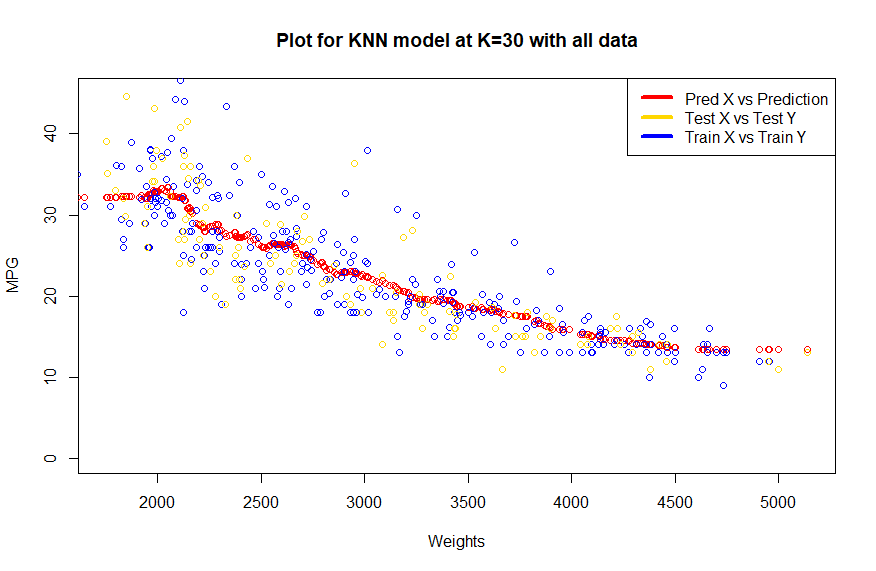

Here is the R script that generated this plot:
# Initialize variables to load data from provided excel
autotest <- read.csv(file.choose(),header = T)
autotrain <- read.csv(file.choose(),header = T)

#Initialize variables to load data from specific columns
train.x = autotrain[[6]]
train.y = autotrain[[2]]
test.x =  autotest[[6]]
test.y =  autotest[[2]]
kvalue = 30

#Function to perform KNN regression
kNN <- function(k,x.train,y.train,x.pred) {
  ## Initialize:
  n.pred <- length(x.pred);		y.pred <- numeric(n.pred)
  
  ## Main Loop
  for (i in 1:n.pred){
    d <- abs(x.train - x.pred[i])
    dstar = d[order(d)[k]]
    y.pred[i] <- mean(y.train[d <= dstar])		
  }
  ## Return the vector of predictions
  invisible(y.pred)
}

# load prediction by calling the KNN function and assign value into the variable
fit_train <- kNN(kvalue,x.train = train.x, y.train = train.y,x.pred =train.x)
fit_test <- kNN(kvalue,x.train = train.x, y.train = train.y,x.pred =test.x)

#calculate training and testing MSE
mse_train <- mean((train.y-fit_train)^2)
mse_test <- mean((test.y-fit_test)^2)
print (mse_train)
print (mse_test)

#plot data

plot(test.x,fit_test,main = "Plot for KNN model at K=30 with all data",
     xlab = "Weights", ylab = "MPG",  ylim=c(0,45),col = "red")
points(train.x,fit_train,col = "red")
points(train.x,train.y, col="blue")
points(test.x,test.y,col = "darkgoldenrod1")

#Insert legends on top right corner
legend("topright",
       legend = c("Pred X vs Prediction", "Test X vs Test Y", "Train X vs Train Y"),
       col = c("red","darkgoldenrod1","blue"),
       lwd = 4,
       text.col = "black",
       horiz = FALSE)
